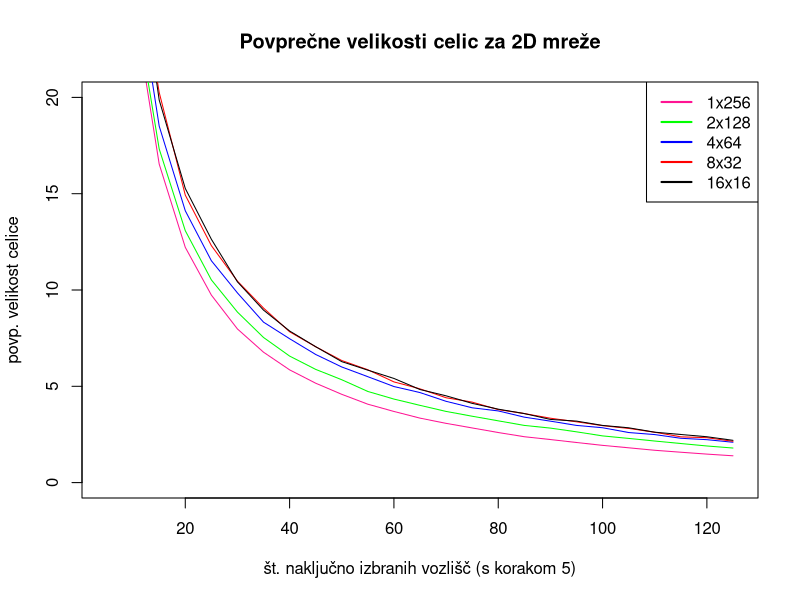
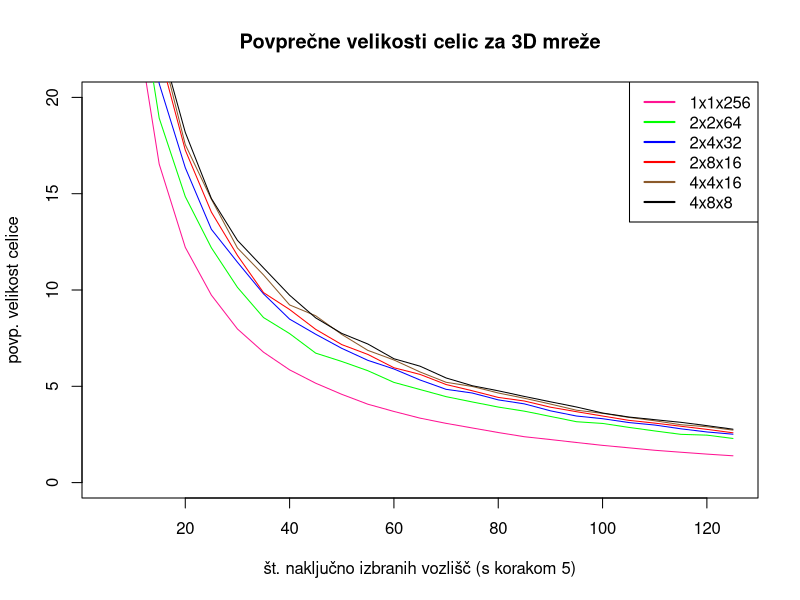

Write the R code that produced these figures, in order.
library(tidyr)
library(dplyr)
library(ggplot2)

#Uvoz podatkov za 2d mreže
mreza1x256 <- read.table(file = 'files/mreze256/rezultati_2dmreze_do_1x256.tsv', sep='\t', header = TRUE)
mreza2x128 <- read.table(file = 'files/mreze256/rezultati_2dmreze_do_2x128.tsv', sep='\t', header = TRUE)
mreza4x64 <- read.table(file = 'files/mreze256/rezultati_2dmreze_do_4x64.tsv', sep='\t', header = TRUE)
mreza8x32 <- read.table(file = 'files/mreze256/rezultati_2dmreze_do_8x32.tsv', sep='\t', header = TRUE)
mreza16x16 <- read.table(file = 'files/mreze256/rezultati_2dmreze_do_16x16.tsv', sep='\t', header = TRUE)

#Uvoz podatkov za 3d mreže
mreza2x2x64 <- read.table(file = 'files/mreze256/rezultati_3dmreze_do_2x2x64.tsv', sep='\t', header = TRUE)
mreza2x4x32 <- read.table(file = 'files/mreze256/rezultati_3dmreze_do_2x4x32.tsv', sep='\t', header = TRUE)
mreza2x8x16 <- read.table(file = 'files/mreze256/rezultati_3dmreze_do_2x8x16.tsv', sep='\t', header = TRUE)
mreza4x4x16 <- read.table(file = 'files/mreze256/rezultati_3dmreze_do_4x4x16.tsv', sep='\t', header = TRUE)
mreza4x8x8 <- read.table(file = 'files/mreze256/rezultati_3dmreze_do_4x8x8.tsv', sep='\t', header = TRUE)

#Odstranitev stolpca id
mreza1x256 <- mreza1x256[, c(-1)]
mreza2x128 <- mreza2x128[, c(-1)]
mreza4x64 <- mreza4x64[, c(-1)]
mreza8x32 <- mreza8x32[, c(-1)]
mreza16x16 <- mreza16x16[, c(-1)]

mreza2x2x64 <- mreza2x2x64[, c(-1)]
mreza2x4x32 <- mreza2x4x32[, c(-1)]
mreza2x8x16 <- mreza2x8x16[, c(-1)]
mreza4x4x16 <- mreza4x4x16[, c(-1)]
mreza4x8x8 <- mreza4x8x8[, c(-1)]

#
#ČEZ TA DEL NE RUN-AMO VEČ, DA NE IZBRIŠE ŠE KAKŠNEGA PRVEGA STOLPCA
#

povprecja1x256 <- mreza1x256 %>% group_by(stevilo_sredisc) %>% summarise(mean(V_celica_moc))
names(povprecja1x256)[2] <- "povprecje"
plot(povprecja1x256$stevilo_sredisc, povprecja1x256$povprecje, col ="deeppink1", ylim=c(0,20), type="l",
     main="Povprečne velikosti celic za 2D mreže", xlab="št. naključno izbranih vozlišč (s korakom 5)", ylab="povp. velikost celice")

povprecja2x128 <- mreza2x128 %>% group_by(stevilo_sredisc) %>% summarise(mean(V_celica_moc))
names(povprecja2x128)[2] <- "povprecje"
lines(povprecja2x128$stevilo_sredisc, povprecja2x128$povprecje, col ="green")

povprecja4x64 <- mreza4x64 %>% group_by(stevilo_sredisc) %>% summarise(mean(V_celica_moc))
names(povprecja4x64)[2] <- "povprecje"
lines(povprecja4x64$stevilo_sredisc, povprecja4x64$povprecje, col ="blue")

povprecja8x32 <- mreza8x32 %>% group_by(stevilo_sredisc) %>% summarise(mean(V_celica_moc))
names(povprecja8x32)[2] <- "povprecje"
lines(povprecja8x32$stevilo_sredisc, povprecja8x32$povprecje, col = "red")

povprecja16x16 <- mreza16x16 %>% group_by(stevilo_sredisc) %>% summarise(mean(V_celica_moc))
names(povprecja16x16)[2] <- "povprecje"
lines(povprecja16x16$stevilo_sredisc, povprecja16x16$povprecje, col = "black")
legend("topright", c("1x256","2x128","4x64","8x32","16x16"),
       col=c("deeppink1","green","blue","red","black"),lwd=2) 

plot(povprecja1x256$stevilo_sredisc, povprecja1x256$povprecje, col ="deeppink1", ylim=c(0,20), type="l",
     main="Povprečne velikosti celic za 3D mreže", xlab="št. naključno izbranih vozlišč (s korakom 5)", ylab="povp. velikost celice")

povprecja2x2x64 <- mreza2x2x64 %>% group_by(stevilo_sredisc) %>% summarise(mean(V_celica_moc))
names(povprecja2x2x64)[2] <- "povprecje"
lines(povprecja2x2x64$stevilo_sredisc, povprecja2x2x64$povprecje, col ="green")

povprecja2x4x32 <- mreza2x4x32 %>% group_by(stevilo_sredisc) %>% summarise(mean(V_celica_moc))
names(povprecja2x4x32)[2] <- "povprecje"
lines(povprecja2x4x32$stevilo_sredisc, povprecja2x4x32$povprecje, col ="blue")

povprecja2x8x16 <- mreza2x8x16 %>% group_by(stevilo_sredisc) %>% summarise(mean(V_celica_moc))
names(povprecja2x8x16)[2] <- "povprecje"
lines(povprecja2x8x16$stevilo_sredisc, povprecja2x8x16$povprecje, col ="red")

povprecja4x4x16 <- mreza4x4x16 %>% group_by(stevilo_sredisc) %>% summarise(mean(V_celica_moc))
names(povprecja4x4x16)[2] <- "povprecje"
lines(povprecja4x4x16$stevilo_sredisc, povprecja4x4x16$povprecje, col ="tan4")

povprecja4x8x8 <- mreza4x8x8 %>% group_by(stevilo_sredisc) %>% summarise(mean(V_celica_moc))
names(povprecja4x8x8)[2] <- "povprecje"
lines(povprecja4x8x8$stevilo_sredisc, povprecja4x8x8$povprecje, col ="black")
legend("topright", c("1x1x256","2x2x64","2x4x32","2x8x16","4x4x16","4x8x8"),
       col=c("deeppink1","green","blue","red","tan4","black"),lwd=2) 

